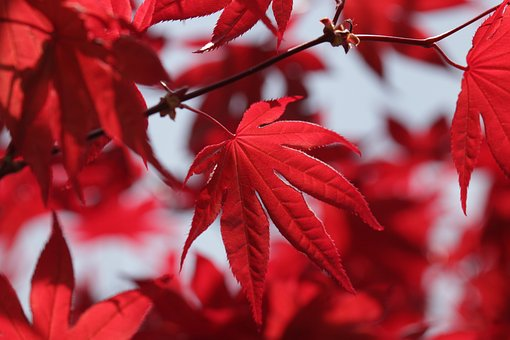
#> input picture hw_3_image_manipulation/leaves.jpg, 510 x 340 px
$ python process_leaves.py
#> lines starting #> are read from the running program, lines starting #| are printed output that depends on the picture
"""
This script contains the methods to convert a given RGB image to greyscale using different conversion methodologies.
Author: Ramadoss, Adhithyan
06.11.2024
"""
from PIL import Image
import numpy as np
import matplotlib.pyplot as plt


def load_image(image_path: str) -> np.ndarray:
    """
    Method to load an image from a given file path to an numpy array
    Args:
        image_path (str): File path to an image

    Returns:
        numpy array: the image loaded as numpy array

    Note: the input path must be an image file path.
    """
#> called with image_path = './leaves.jpg'
    image = Image.open(image_path)
#> image is the input picture: PIL image 510x340 RGB; mean R, G, B 159.8, 58.7, 68.8
    image_array = np.array(image)

    return image_array

def rgb_to_grayscale_lightness(image: np.ndarray) -> np.ndarray:
    """
    Conversion of RGB Image to Grayscale using the lightness method
    grayscale = (min(R,G,B) + max(R,G,B))/2
    Args:
        image (numpy array): Input RGB image

    Returns:
        numpy array: Grayscale image
    """
    grayscale = (np.min(image, axis=2) + np.max(image, axis=2))/2
    return grayscale

def rgb_to_grayscale_average(image: np.ndarray) -> np.ndarray:
    """
    Conversion of RGB Image to Grayscale using the average method
    grayscale = (R+G+B)/3
    Args:
        image (numpy array): Input RGB image

    Returns:
        numpy array: Grayscale image
    """
    grayscale_image = np.average(image, axis=2)  # average over the channel axis
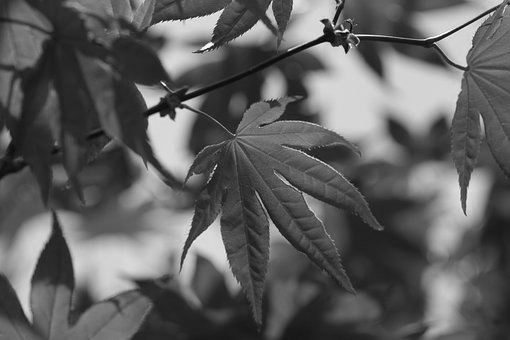
#> grayscale_image: shape (340, 510) float64; min 6, max 253.3, mean 95.8
    return grayscale_image


def rgb_to_grayscale_luminosity(image: np.ndarray) -> np.ndarray:
    """
    Conversion of RGB Image to Grayscale using the luminosity method
    grayscale = 0.2989 * R + 0.5870 * G + 0.1140 * B
    Args:
        image (numpy array): Input RGB image

    Returns:
        numpy array: Grayscale image
    """
    grayscale_image = 0.2989 * image[:,:,0] + 0.5870 * image[:,:,1] + 0.1140 * image[:,:,2]
    return grayscale_image

def plot_image(image: np.ndarray) -> None:
    """
    Collects thee grayscale images using different methods of a given RGB image and plots them
    Args:
        image (numpy array): Input RGB image

    Returns:
        None

    Requires:
        rgb_to_grayscale_average(),
        rgb_to_grayscale_luminosity(),
        rgb_to_grayscale_luminosity()
    """
    fig, axs = plt.subplots(1, 4, figsize=(8, 2.25), constrained_layout=True)

    images = [
        image,
        rgb_to_grayscale_average(image),
        rgb_to_grayscale_luminosity(image),
        rgb_to_grayscale_luminosity(image)
    ]
    plt_titles = ["Original", "Lightness", "Average", "Luminosity"]
    for idx, (img, title) in enumerate(zip(images, plt_titles)):
        axs[idx].imshow(img)
        axs[idx].set_title(title)
        axs[idx].set_xticks([])
        axs[idx].set_yticks([])
#> this loop made 4 passes
#> title on passes 1 to 4: 'Original', 'Lightness', 'Average', 'Luminosity'

    plt.show()
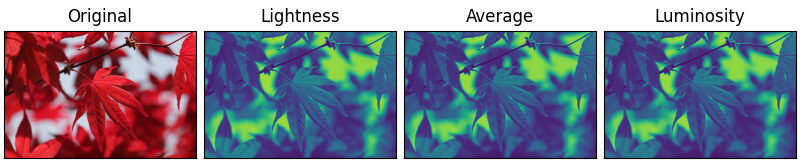
#> figure drawn by matplotlib, 4 panels

if __name__ == "__main__":
    # # Setting a random seed to ensure repeatability - could be commented out during actual run
    # random.seed(42)
    image_path = "./leaves.jpg"
    plot_image(load_image(image_path))
